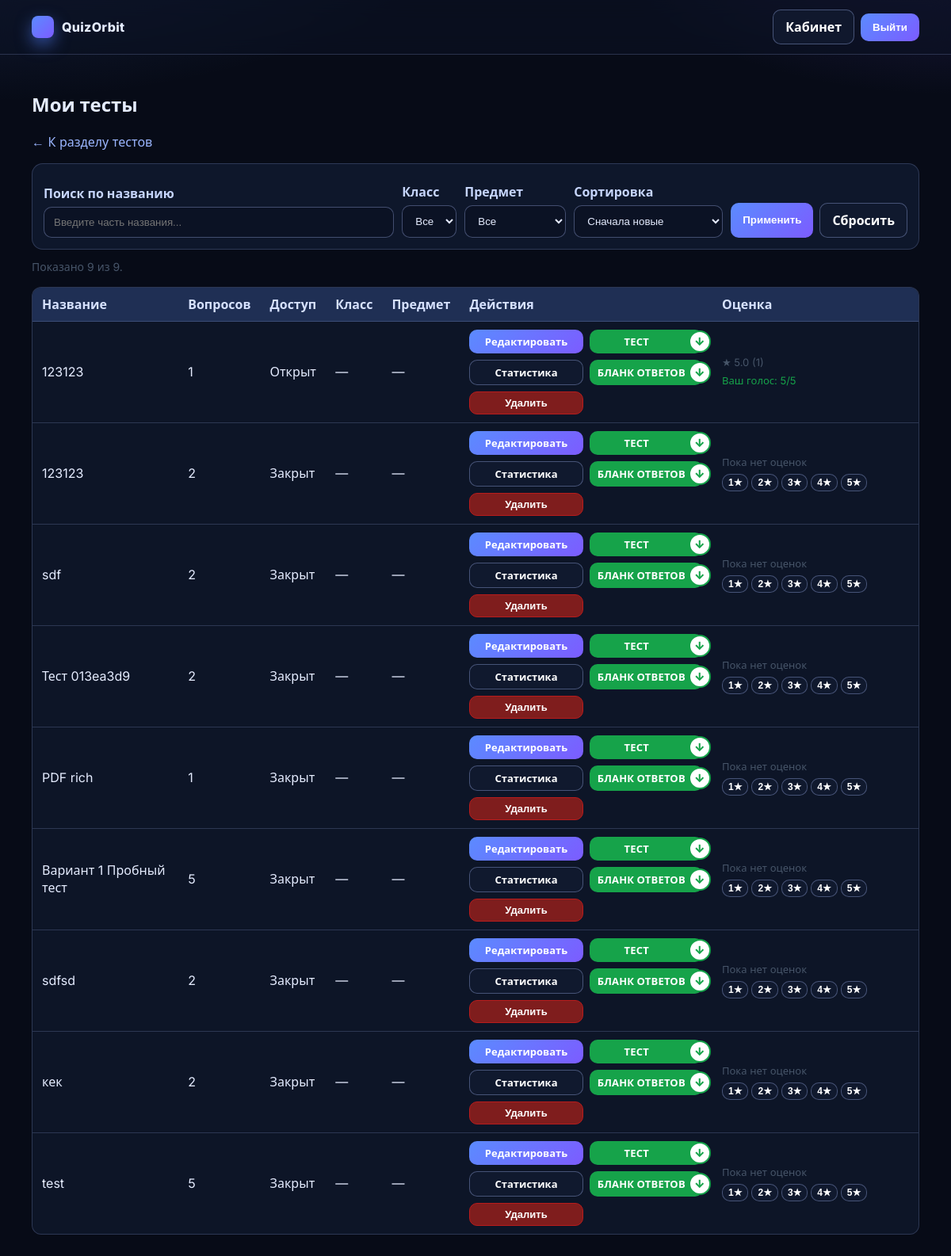
The page /tests/mine (signed in) on the database as committed earlier.
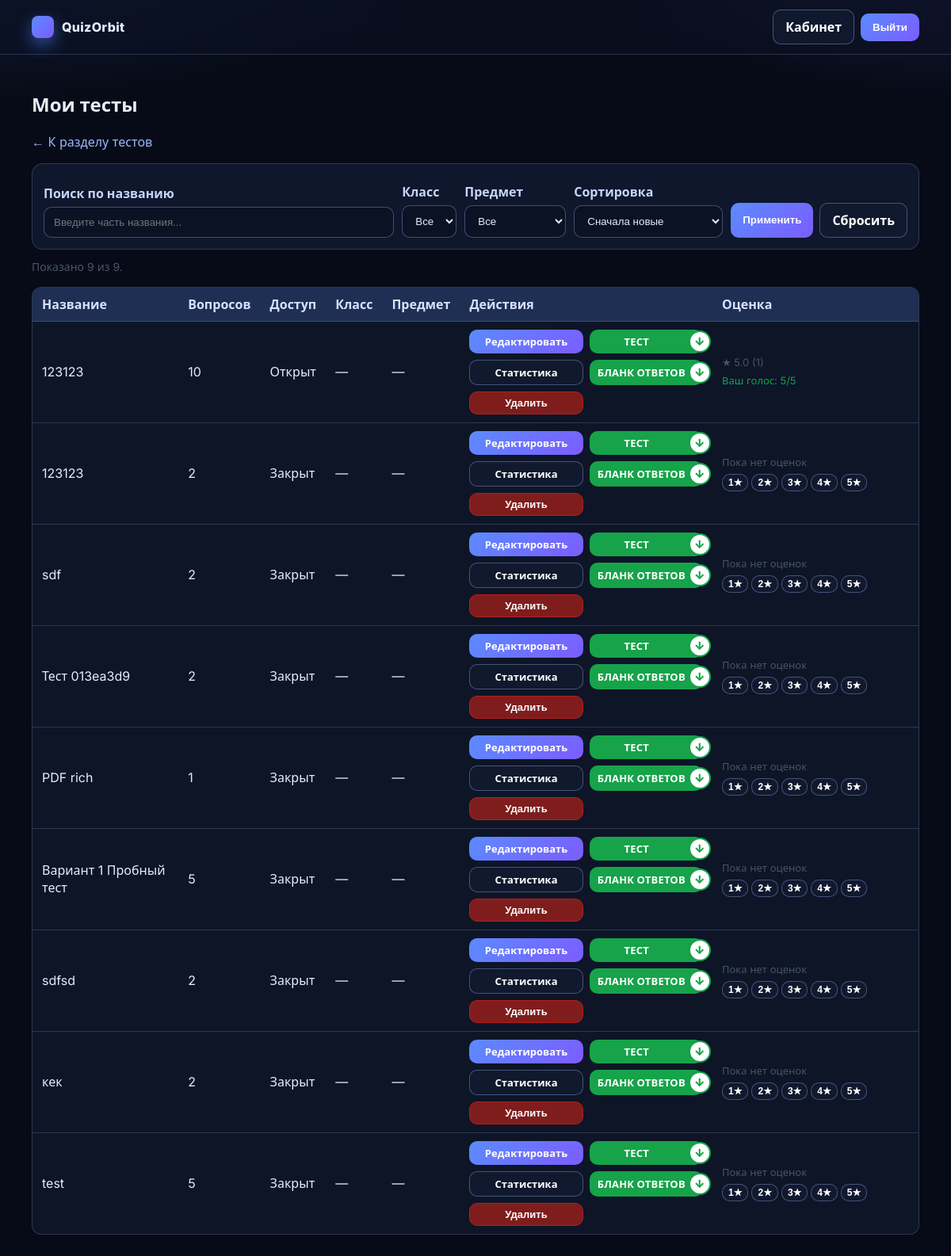
The same page on the database as committed later.
### app/models.py (models this page shows)
class TestBlank(db.Model):
    __tablename__ = "test_blanks"
    id = db.Column(db.Integer, primary_key=True)
    uuid = db.Column(db.String(36), unique=True, nullable=False, default=lambda: str(uuid.uuid4()))
    owner_id = db.Column(db.Integer, db.ForeignKey("users.id"), nullable=False, index=True)
    title = db.Column(db.String(200), nullable=True)
    is_public = db.Column(db.Boolean, nullable=False, default=False)
    grade = db.Column(db.Integer, nullable=True)
    subject = db.Column(db.String(50), nullable=True)
    question_count = db.Column(db.Integer, nullable=False)
    created_at = db.Column(db.DateTime, default=datetime.utcnow, nullable=False)
    layout_json = db.Column(db.Text, nullable=True)
    owner = db.relationship("User", back_populates="blanks")
    questions = db.relationship(
        "TestQuestion", back_populates="blank", order_by="TestQuestion.question_number", cascade="all, delete-orphan"
    )
    ratings = db.relationship("TestBlankRating", back_populates="blank", cascade="all, delete-orphan")

### app/routes_web.py (the view, shortened to what this page needs)
@web_bp.route("/tests/mine", methods=["GET"])
@login_required
def tests_mine():
    q = request.args.get("q", "").strip()
    grade_raw = (request.args.get("grade") or "").strip()
    subject = (request.args.get("subject") or "").strip()
    sort = (request.args.get("sort") or "created_desc").strip()
    page_raw = (request.args.get("page") or "1").strip()
    try:
        page = max(1, int(page_raw))
    except Exception:
        page = 1
    per_page = 12
    query = TestBlank.query.filter_by(owner_id=current_user.id)
    if q:
        query = query.filter(TestBlank.title.ilike(f"%{q}%"))
    grade_val: int | None = None
    subject_val: str | None = None
    if subject and subject in SUBJECT_LABELS:
        subject_val = subject
        query = query.filter(TestBlank.subject == subject)
    if sort == "grade_asc":
        query = query.order_by(TestBlank.grade.asc(), TestBlank.created_at.desc())
    elif sort == "grade_desc":
        query = query.order_by(TestBlank.grade.desc(), TestBlank.created_at.desc())
    elif sort == "subject_asc":
        query = query.order_by(TestBlank.subject.asc(), TestBlank.created_at.desc())
    elif sort == "subject_desc":
        query = query.order_by(TestBlank.subject.desc(), TestBlank.created_at.desc())
    elif sort == "title_asc":
        query = query.order_by(TestBlank.title.asc(), TestBlank.created_at.desc())
    elif sort == "title_desc":
        query = query.order_by(TestBlank.title.desc(), TestBlank.created_at.desc())
    else:
        sort = "created_desc"
        query = query.order_by(TestBlank.created_at.desc())
    total = query.count()
    pages = (total + per_page - 1) // per_page if total else 0
    if pages and page > pages:
        page = pages
    blanks = query.offset((page - 1) * per_page).limit(per_page).all() if total else []
    rating_stats, my_ratings = _ratings_for_blank_ids([b.id for b in blanks], current_user.id)
    query_args = {
        "q": q,
        "grade": str(grade_val) if grade_val is not None else "",
        "subject": subject_val or "",
        "sort": sort,
    }
    return render_template(
        "tests_mine.html",
        blanks=blanks,
        subject_labels=SUBJECT_LABELS,
        q=q,
        grade=grade_val,
        subject=subject_val,
        sort=sort,
        page=page,
        pages=pages,
        total=total,
        per_page=per_page,
        query_args=query_args,
        rating_stats=rating_stats,
        my_ratings=my_ratings,
        return_to=request.full_path.rstrip("?"),
    )

### app/models.py (called while the page is built)
@login_manager.user_loader
def load_user(user_id: str):
    try:
        return User.query.get(int(user_id))
    except Exception:
        return None

### app/templates/tests_mine.html (shortened to what the changed rows need)
{% extends "base.html" %}
{% block content %}
  <h2>Мои тесты</h2>
  {% if blanks %}
    <table class="data" style="margin-top:16px;">
      <thead>
        <tr>
          <th>Название</th>
          <th>Вопросов</th>
          <th>Доступ</th>
          <th>Класс</th>
          <th>Предмет</th>
          <th style="min-width:260px;">Действия</th>
          <th style="min-width:260px;">Оценка</th>
        </tr>
      </thead>
      <tbody>
        {% for b in blanks %}
          <tr>
            <td>{{ b.title if b.title else ('Тест ' ~ b.uuid[:8]) }}</td>
            <td>{{ b.question_count }}</td>
            <td>{% if b.is_public %}Открыт{% else %}Закрыт{% endif %}</td>
            <td>{% if b.grade %}{{ b.grade }}{% else %}—{% endif %}</td>
            <td>{% if b.subject %}{{ subject_labels.get(b.subject, b.subject) }}{% else %}—{% endif %}</td>
            <td>
              <div class="actions-grid">
                <a class="btn" href="{{ url_for('web.tests_edit', blank_uuid=b.uuid) }}">Редактировать</a>
                <a class="btn btn-download" href="{{ url_for('web.blank_pdf_questions', blank_uuid=b.uuid) }}"><span>Тест</span><span class="download-icon">↓</span></a>
                <a class="btn secondary" href="{{ url_for('web.tests_stats', blank_uuid=b.uuid) }}">Статистика</a>
                <a class="btn btn-download nowrap" href="{{ url_for('web.blank_pdf_answers', blank_uuid=b.uuid) }}"><span>Бланк ответов</span><span class="download-icon">↓</span></a>
                <form method="post" action="{{ url_for('web.tests_delete', blank_uuid=b.uuid) }}" style="margin:0;">
                  <button
                    class="btn secondary"
                    type="submit"
                    style="width:100%; background:#7f1d1d; border-color:#b91c1c;"
                    onclick="return confirm('Удалить этот тест? Это действие нельзя отменить.')"
                  >
                    Удалить
                  </button>
                </form>
              </div>
            </td>
            <td>
              {% set rs = rating_stats.get(b.id) %}
              {% set my = my_ratings.get(b.id) %}
              <div style="font-size:13px; color:#475569; margin-bottom:6px;">
                {% if rs %}
                  ★ {{ '%.1f'|format(rs[0]) }} ({{ rs[1] }})
                {% else %}
                  Пока нет оценок
                {% endif %}
              </div>
              {% if my %}
                <div style="color:#16a34a; font-size:13px;">Ваш голос: {{ my }}/5</div>
              {% endif %}
            </td>
          </tr>
        {% endfor %}
      </tbody>
    </table>
  {% endif %}
{% endblock %}

Rows that differ between the two databases and show on the page:
changed TestBlank (number 1 of 9 on the later page): question_count "1" → "10"
